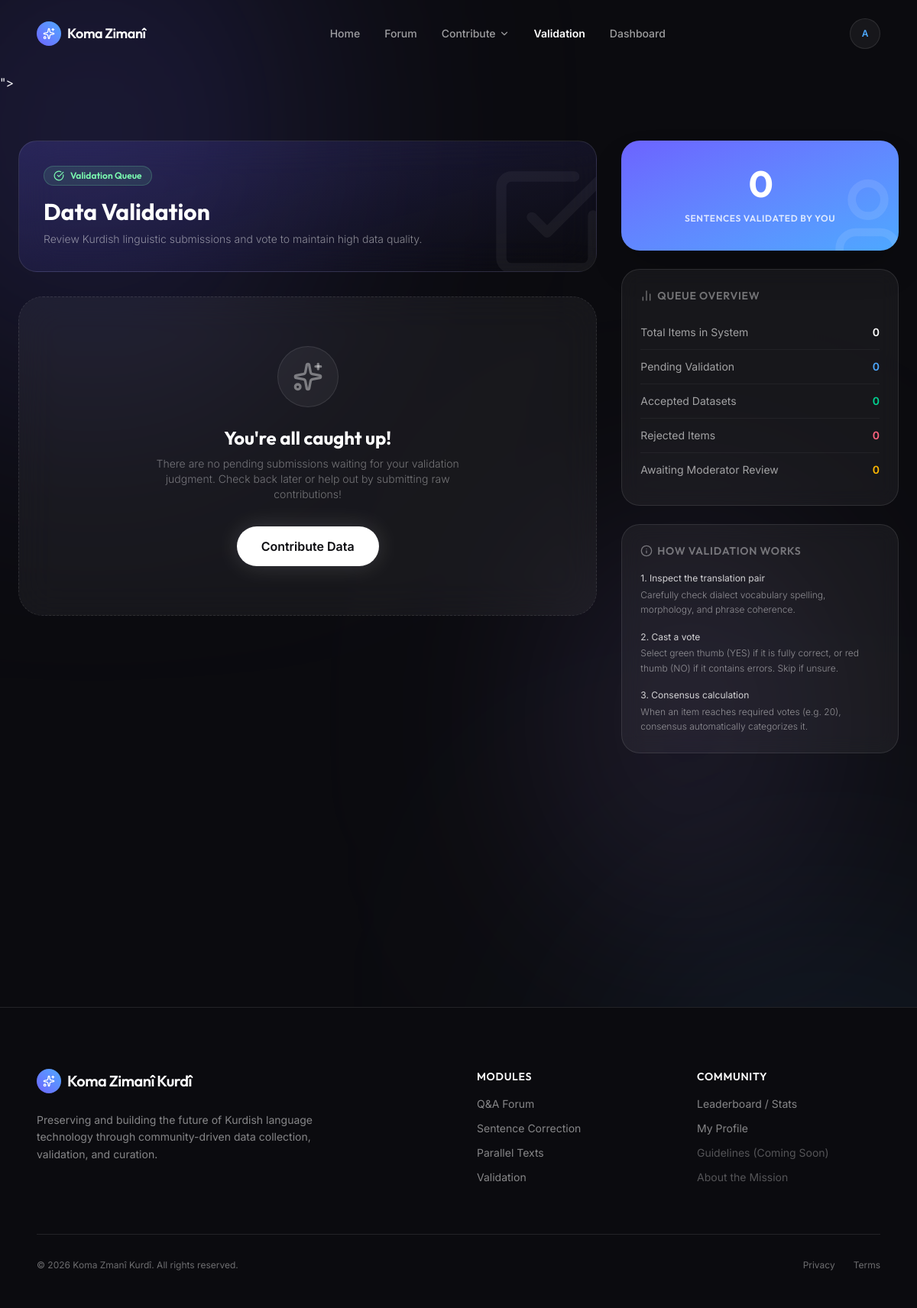
The app's page /validation/ (signed in), older data.
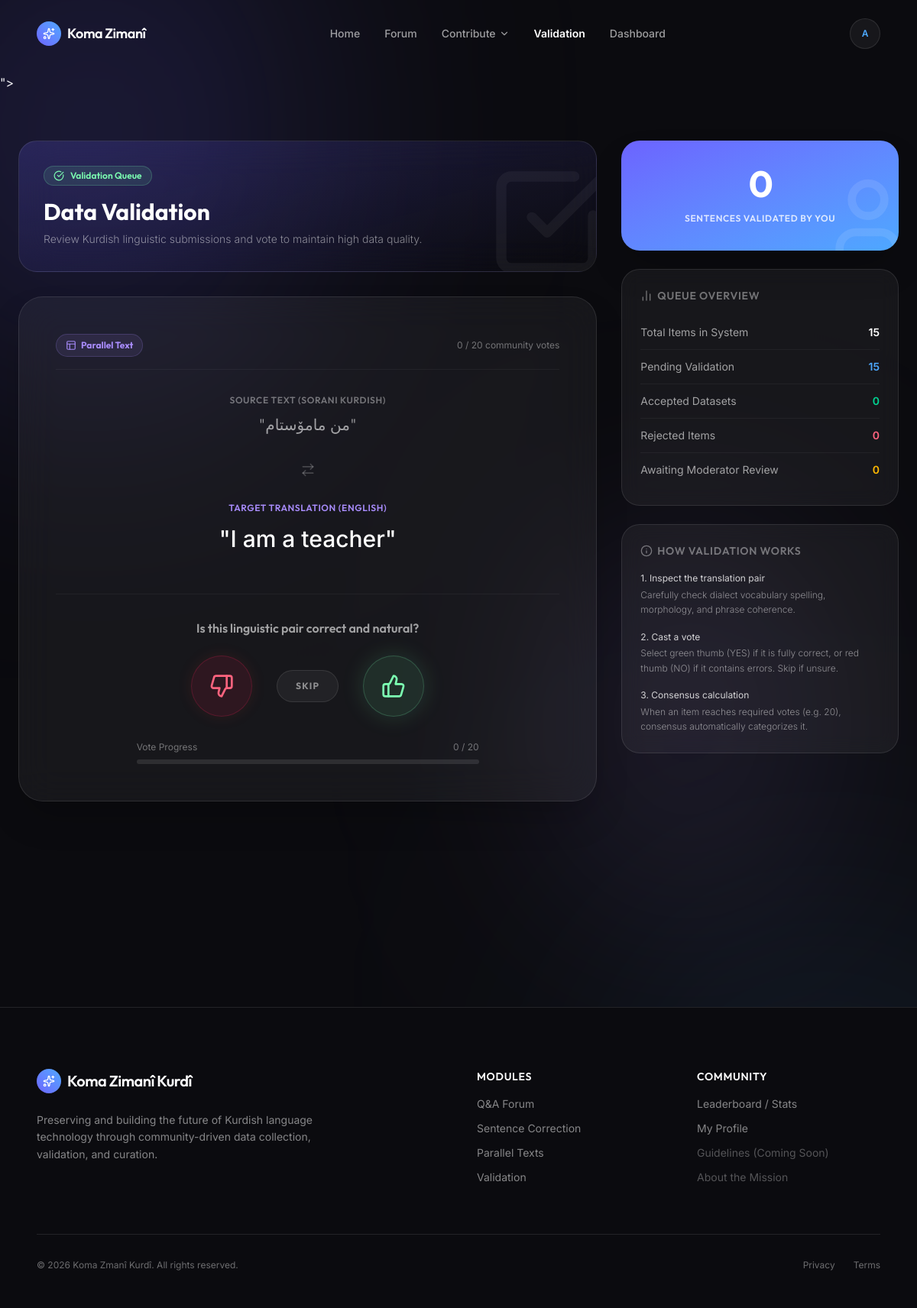
The same page, newer data.
### validation/models.py (models this page shows, shortened)
class ValidationItem(models.Model):
    DATA_TYPE_CHOICES = [
        ("correction", "Correction"),
        ("parallel_text", "Parallel Text"),
        ("flagged_data", "Flagged Data"),
    ]
    STATUS_CHOICES = [
        ("pending", "Pending"),
        ("accepted", "Accepted"),
        ("rejected", "Rejected"),
        ("needs_moderation", "Needs Moderation"),
    ]
    VALIDATED_BY_CHOICES = [
        ("system", "System"),
        ("moderator", "Moderator"),
        ("none", "None"),
    ]
    data_type = models.CharField(max_length=30, choices=DATA_TYPE_CHOICES)
    content = models.JSONField()
    status = models.CharField(
        max_length=30,
        choices=STATUS_CHOICES,
        default="pending",
    )
    yes_votes = models.PositiveIntegerField(default=0)
    no_votes = models.PositiveIntegerField(default=0)
    neutral_votes = models.PositiveIntegerField(default=0)
    total_votes = models.PositiveIntegerField(default=0)
    confidence_score = models.FloatField(default=0.0)
    required_votes = models.PositiveIntegerField(default=20)
    validated_by = models.CharField(
        max_length=30,
        choices=VALIDATED_BY_CHOICES,
        default="none",
    )
    source_type = models.CharField(
        max_length=50,
        blank=True,
        null=True,
        help_text="Model name of the originating dataset record.",
    )
    source_id = models.PositiveIntegerField(
        blank=True,
        null=True,
        help_text="PK of the originating dataset record.",
    )
    created_at = models.DateTimeField(auto_now_add=True)
    updated_at = models.DateTimeField(auto_now=True)
    class Meta:
        ordering = ["-created_at"]
        unique_together = [("source_type", "source_id")]

### validation/views.py (the view)
# urls.py: path("", views.validation_home, name="validation_home"),
@login_required
def validation_home(request):
    item = _next_item_for_user(request.user)
    total_items = ValidationItem.objects.count()
    accepted = ValidationItem.objects.filter(status="accepted").count()
    rejected = ValidationItem.objects.filter(status="rejected").count()
    needs_mod = ValidationItem.objects.filter(status="needs_moderation").count()
    pending = ValidationItem.objects.filter(status="pending").count()
    user_votes = ValidationVote.objects.filter(user=request.user).count()
    context = {
        "item": item,
        "stats": {
            "total": total_items,
            "accepted": accepted,
            "rejected": rejected,
            "needs_moderation": needs_mod,
            "pending": pending,
            "user_votes": user_votes,
        },
    }
    return render(request, "validation/index.html", context)

### accounts/models.py (called while the page is built)
    @property
    def is_moderator(self):
        return self.role in ['moderator', 'admin'] or self.is_staff or self.is_superuser

    @property
    def is_site_admin(self):
        return self.role == 'admin' or self.is_superuser

### validation/views.py (called while the page is built)
def _next_item_for_user(user):
    already_voted = ValidationVote.objects.filter(user=user).values_list(
        "item_id", flat=True
    )
    candidates = ValidationItem.objects.filter(
        status="pending",
        total_votes__lt=F("required_votes"),
    ).exclude(
        id__in=already_voted,
    )
    count = candidates.count()
    if count == 0:
        return None
    return candidates[random.randint(0, count - 1)]

### templates/validation/index.html (shortened to what the changed rows need)
{% extends "base.html" %}
{% block content %}
    <div class="max-w-7xl mx-auto px-6 pt-16 pb-20 grid grid-cols-1 lg:grid-cols-3 gap-8 items-start">
        <div class="lg:col-span-2 flex flex-col gap-8">
            <div class="reveal-up p-8 rounded-3xl bg-gradient-to-br from-[#6C63FF]/20 to-transparent border border-white/10 relative overflow-hidden backdrop-blur-xl">
                <div class="relative z-10">
                    <h1 class="text-3xl font-outfit font-bold text-white mb-2">Data Validation</h1>
                </div>
            </div>
            {% if item %}
                <div class="reveal-up bg-white/5 border border-white/10 rounded-[2rem] p-8 md:p-12 backdrop-blur-xl shadow-2xl relative overflow-hidden group" id="voteCard">
                    <div class="relative z-10 flex flex-col h-full justify-between">
                        <div class="flex justify-between items-center mb-8 pb-4 border-b border-white/5">
                            {% if item.data_type == 'correction' %}
                                <span class="px-3 py-1.5 rounded-full bg-[#4DA8FF]/10 border border-[#4DA8FF]/20 text-[#4DA8FF] text-xs font-bold font-outfit flex items-center gap-1.5"><i data-lucide="edit-2" class="w-3.5 h-3.5"></i> Correction</span>
                            {% elif item.data_type == 'parallel_text' %}
                                <span class="px-3 py-1.5 rounded-full bg-[#A78BFA]/10 border border-[#A78BFA]/20 text-[#A78BFA] text-xs font-bold font-outfit flex items-center gap-1.5"><i data-lucide="layout" class="w-3.5 h-3.5"></i> Parallel Text</span>
                            {% else %}
                                <span class="px-3 py-1.5 rounded-full bg-orange-500/10 border border-orange-500/20 text-orange-400 text-xs font-bold font-outfit flex items-center gap-1.5"><i data-lucide="flag" class="w-3.5 h-3.5"></i> Flagged Data</span>
                            {% endif %}
                            <span class="text-xs text-white/40 font-sans" id="voteCounter">{{ item.total_votes }} / {{ item.required_votes }} community votes</span>
                        </div>
                        <div class="space-y-8 mb-12 flex-grow">
                            {% if item.data_type == 'correction' %}
                                <div class="text-center">
                                    <span class="text-xs font-semibold text-white/40 uppercase tracking-wider block mb-2 font-outfit">Incorrect Sentence</span>
                                    <p class="text-lg md:text-xl text-white/60 font-sans font-light leading-relaxed">"{{ item.content.incorrect_sentence }}"</p>
                                </div>
                                <div class="flex justify-center text-white/20">
                                    <i data-lucide="chevron-down" class="w-6 h-6"></i>
                                </div>
                                <div class="text-center">
                                    <span class="text-xs font-semibold text-[#4DA8FF] uppercase tracking-wider block mb-2 font-outfit">Corrected Sentence</span>
                                    <p class="text-2xl md:text-3xl font-medium text-white leading-relaxed font-sans">"{{ item.content.correct_sentence }}"</p>
                                </div>
                            {% elif item.data_type == 'parallel_text' %}
                                <div class="text-center">
                                    <span class="text-xs font-semibold text-white/40 uppercase tracking-wider block mb-2 font-outfit">Source text ({{ item.content.source_language }})</span>
                                    <p class="text-lg md:text-xl text-white/60 font-sans font-light leading-relaxed">"{{ item.content.source_text }}"</p>
                                </div>
                                <div class="flex justify-center text-white/20">
                                    <i data-lucide="arrow-right-left" class="w-5 h-5"></i>
                                </div>
                                <div class="text-center">
                                    <span class="text-xs font-semibold text-[#A78BFA] uppercase tracking-wider block mb-2 font-outfit">Target Translation ({{ item.content.target_language }})</span>
                                    <p class="text-2xl md:text-3xl font-medium text-white leading-relaxed font-sans">"{{ item.content.target_text }}"</p>
                                </div>
                            {% endif %}
                        </div>
                        <div class="border-t border-white/5 pt-8">
                            <p class="text-center text-base font-semibold text-white/60 mb-6 font-outfit">Is this linguistic pair correct and natural?</p>
                            <div class="flex items-center justify-center gap-6 md:gap-8 mb-8" id="voteButtons">
                                <button class="w-16 h-16 md:w-20 md:h-20 rounded-full bg-rose-500/10 border border-rose-500/20 text-rose-400 flex flex-col items-center justify-center hover:bg-rose-500 hover:text-[#0B0B0F] hover:scale-110 active:scale-95 transition-all shadow-[0_0_20px_rgba(239,68,68,0.1)] focus:outline-none"
                                        onclick="submitVote({{ item.id }}, 'no')"
                                        id="btnNo"
                                        title="Vote NO (Incorrect)">
                                    <i data-lucide="thumbs-down" class="w-6 h-6 md:w-8 md:h-8"></i>
                                </button>
                                <button class="px-6 py-3 rounded-full bg-white/5 border border-white/10 text-white/50 hover:bg-white/10 hover:text-white transition-all active:scale-95 text-xs font-bold uppercase tracking-widest font-outfit focus:outline-none"
                                        onclick="loadNextItem()"
                                        id="btnSkip">
                                    Skip
                                </button>
                                <button class="w-16 h-16 md:w-20 md:h-20 rounded-full bg-[#7CFFB2]/10 border border-[#7CFFB2]/20 text-[#7CFFB2] flex flex-col items-center justify-center hover:bg-[#7CFFB2] hover:text-[#0B0B0F] hover:scale-110 active:scale-95 transition-all shadow-[0_0_30px_rgba(124,255,178,0.15)] focus:outline-none"
                                        onclick="submitVote({{ item.id }}, 'yes')"
                                        id="btnYes"
                                        title="Vote YES (Correct)">
                                    <i data-lucide="thumbs-up" class="w-6 h-6 md:w-8 md:h-8"></i>
                                </button>
                            </div>
                            <div class="max-w-md mx-auto">
                                <div class="flex justify-between items-center text-xs text-white/40 mb-2 font-sans">
                                    <span>Vote Progress</span>
                                    <span id="progressText">{{ item.total_votes }} / {{ item.required_votes }}</span>
                                </div>
                                <div class="h-1.5 w-full bg-white/10 rounded-full overflow-hidden">
                                </div>
                            </div>
                        </div>
                    </div>
                </div>
            {% else %}
                <div class="reveal-up bg-white/5 border border-dashed border-white/10 rounded-[2rem] p-16 text-center backdrop-blur-xl">
                    <div class="w-20 h-20 rounded-full bg-white/5 border border-white/10 flex items-center justify-center mx-auto mb-6 text-white/40">
                        <i data-lucide="sparkles" class="w-10 h-10"></i>
                    </div>
                    <h2 class="text-2xl font-outfit font-bold text-white mb-2">You're all caught up!</h2>
                    <p class="text-sm text-white/40 max-w-md mx-auto mb-8 font-sans font-light">There are no pending submissions waiting for your validation judgment. Check back later or help out by submitting raw contributions!</p>
                    <a href="{% url 'contribute_home' %}" class="px-8 py-3.5 rounded-full bg-white text-[#0B0B0F] font-semibold hover:scale-105 active:scale-95 transition-transform text-center shadow-[0_0_30px_rgba(255,255,255,0.15)] inline-block">
                        Contribute Data
                    </a>
                </div>
            {% endif %}
        </div>
        <div class="flex flex-col gap-6">
            <div class="reveal-up bg-white/5 border border-white/10 rounded-3xl p-6 backdrop-blur-md">
                <div class="divide-y divide-white/5">
                    <div class="flex justify-between py-3 text-sm">
                        <span class="text-white/60">Total Items in System</span>
                        <span class="font-semibold text-white">{{ stats.total }}</span>
                    </div>
                    <div class="flex justify-between py-3 text-sm">
                        <span class="text-white/60">Pending Validation</span>
                        <span class="font-semibold text-[#4DA8FF]">{{ stats.pending }}</span>
                    </div>
                </div>
            </div>
        </div>
    </div>
{% endblock content %}

Row changes from the older to the newer data that the page shows:
added ValidationItem: total_votes "0", required_votes "20", content.source_language "SORANI KURDISH", content.source_text "من مامۆستام", content.target_language "ENGLISH", content.target_text "I am a teacher"
Text that changed along with them:
{{ stats.total }}: "0" → "15"
{{ stats.pending }}: "0" → "15"
text no longer shown: "You're all caught up! There are no pending submissions waiting for your validation judgment. Check back later or help out by submitting raw contributions! Contribute Data"
text now shown: "Parallel Text / community votes SOURCE TEXT ( ) \" \" TARGET TRANSLATION ( ) \" \" Is this linguistic pair correct and natural? SKIP Vote Progress /"
